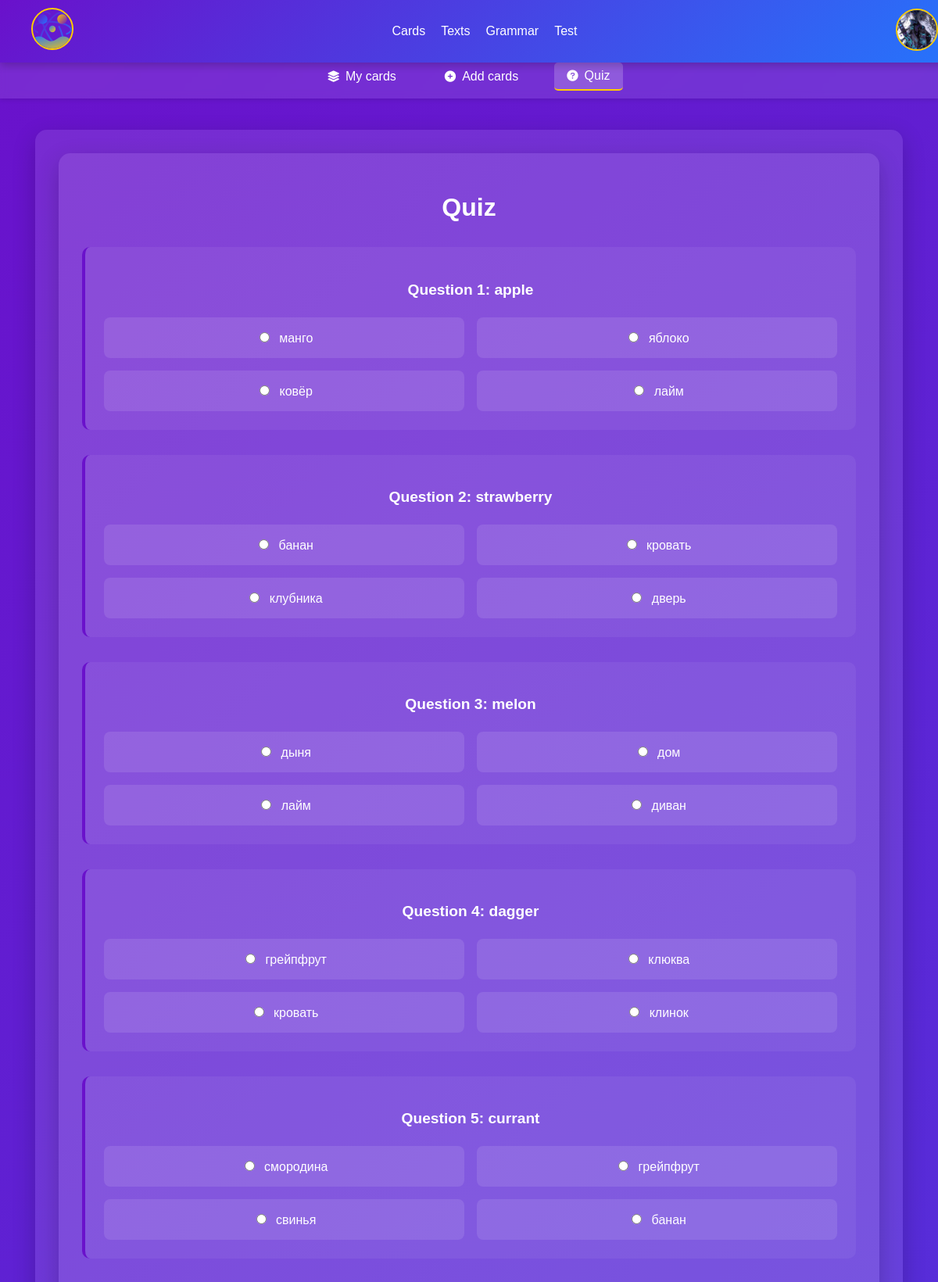
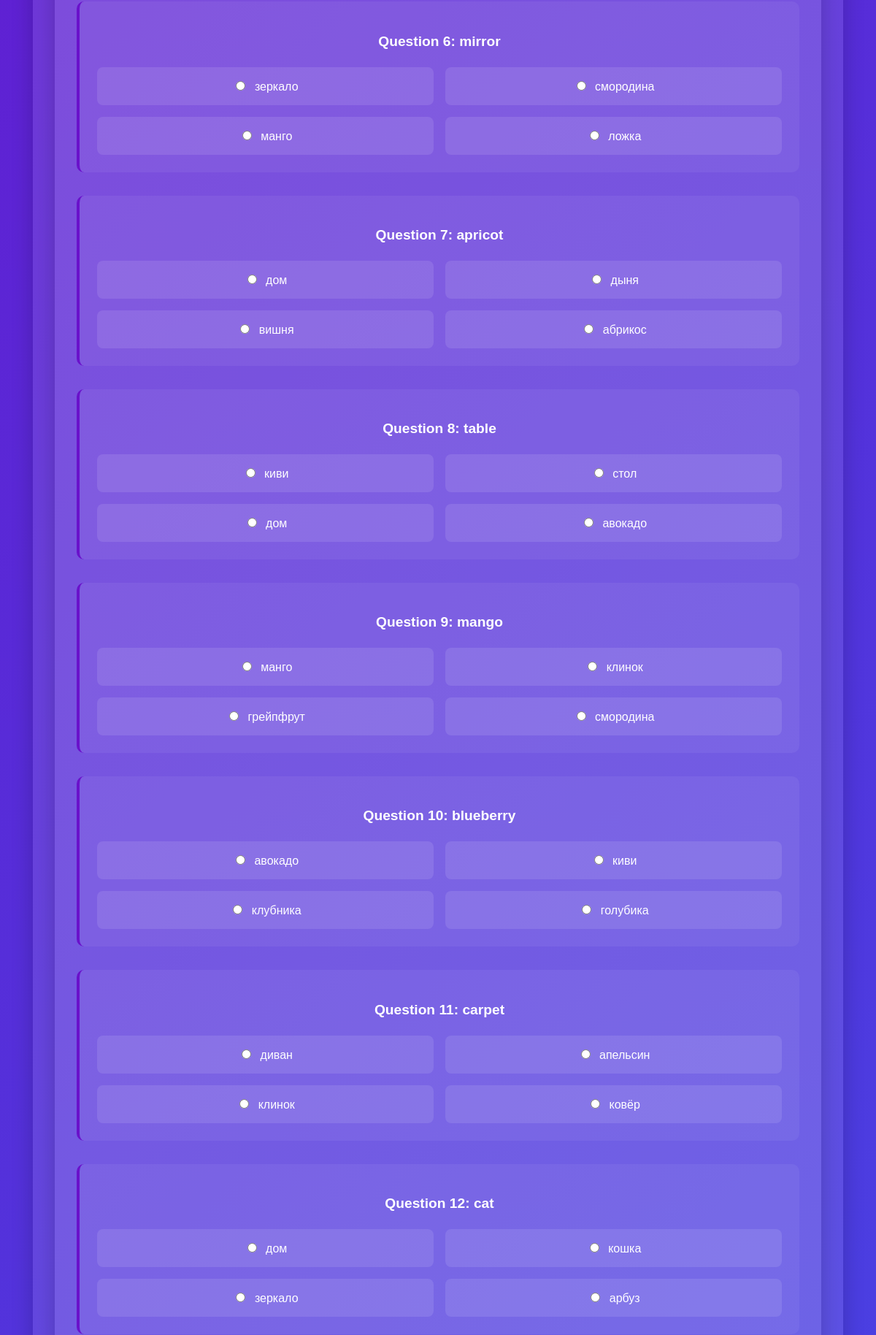
/cards/quiz/test/ (signed in, upper part), run on the app's committed database (2 pictures, top to bottom).
### mainpage/models.py (models this page shows, shortened)
class CustomUser(AbstractBaseUser, PermissionsMixin):
    username = models.CharField(max_length=150, unique=True, db_index=True, null=False)
    email = models.EmailField(unique=True, null=False)
    first_name = models.CharField(max_length=30, blank=True, null=True)
    last_name = models.CharField(max_length=150, blank=True, null=True)
    is_active = models.BooleanField(default=True)
    is_staff = models.BooleanField(default=False)
    date_joined = models.DateTimeField(default=timezone.now)
    last_login = models.DateTimeField(null=True, blank=True)
    groups = models.ManyToManyField(
        Group,
        verbose_name='groups',
        blank=True,
        help_text='The groups this user belongs to.',
        related_name='customuser_set',
        related_query_name='customuser',
    )
    user_permissions = models.ManyToManyField(
        Permission,
        verbose_name='user permissions',
        blank=True,
        help_text='Specific permissions for this user.',
        related_name='customuser_set',
        related_query_name='customuser',
    )
    objects = CustomUserManager()
    USERNAME_FIELD = 'username'
    REQUIRED_FIELDS = ['email']

### profilepage/models.py (models this page shows, shortened)
class Profile(models.Model):
    user = models.OneToOneField(settings.AUTH_USER_MODEL, on_delete=models.CASCADE, related_name='profile')
    username = models.CharField(max_length=150, verbose_name='Username')
    email = models.EmailField(verbose_name='Email')
    first_name = models.CharField(max_length=30, verbose_name='First Name')
    last_name = models.CharField(max_length=150, verbose_name='Last Name')
    words_learned = models.PositiveIntegerField(default=0, verbose_name='Words Learned')
    texts_read = models.PositiveIntegerField(default=0, verbose_name='Texts Read')
    tests_completed = models.PositiveIntegerField(default=0, verbose_name='Tests Completed')
    streak = models.PositiveIntegerField(default=0, verbose_name='Current Streak')
    friends_count = models.PositiveIntegerField(default=0, verbose_name='Friends Count')
    followers_count = models.PositiveIntegerField(default=0, verbose_name='Followers Count')
    avatar = models.ImageField(
        upload_to=avatar_upload_path,
        default='avatars/default_user.png',
        verbose_name='Avatar'
    )
    birth_date = models.DateField(null=True, blank=True, verbose_name='Birth Date')
    study_start_date = models.DateField(auto_now_add=True, verbose_name='Study Start Date', blank=True)
    hide_first_name = models.BooleanField(default=False, verbose_name='Hide First Name')
    hide_last_name = models.BooleanField(default=False, verbose_name='Hide Last Name')
    hide_birth_date = models.BooleanField(default=False, verbose_name='Hide Birth Date')
    bio = models.TextField(max_length=500, blank=True, verbose_name='Biography')
    website = models.URLField(blank=True, verbose_name='Website')
    location = models.CharField(max_length=100, blank=True, verbose_name='Location')

### cardspage/models.py (models this page shows, shortened)
class Card(models.Model):
    user = models.ForeignKey(CustomUser, on_delete=models.CASCADE)
    user_card_id = models.PositiveIntegerField(default=0)
    english_word = models.CharField(max_length=100)
    native_translation = models.CharField(max_length=100)
    category = models.CharField(max_length=50, blank=True, null=True)
    created_at = models.DateTimeField(auto_now_add=True)
    class Meta:
        unique_together = ('user', 'user_card_id')

### cardspage/views.py (the view)
# urls.py: path('quiz/', views.quiz_start, name='quiz_start'),
@login_required
def quiz(request):
    if request.method == 'GET':
        context = QuizService.build_quiz_context(request.user, request.GET)
        return render(request, 'cardspage/quiz.html', context)
    return redirect('quiz_start')

### cardspage/services.py (called while the page is built)
    @staticmethod
    def create_question(card, direction, mode, all_cards):
        question, correct_answer = QuestionBuilder._get_question_data(card, direction)
        if mode == 'spelling':
            return {
                'id': card.id,
                'question': question,
                'correct_answer': correct_answer
            }
        wrong_answers = QuestionBuilder._get_wrong_answers(card, direction, all_cards)
        return {
            'id': card.id,
            'question': question,
            'answers': random.sample(wrong_answers + [correct_answer], len(wrong_answers) + 1),
            'correct_answer': correct_answer
        }

    @staticmethod
    def _get_question_data(card, direction):
        if direction == 'en_to_native':
            return (card.english_word, card.native_translation)
        return (card.native_translation, card.english_word)

    @staticmethod
    def _get_wrong_answers(card, direction, all_cards):
        return [
            c.native_translation if direction == 'en_to_native' else c.english_word
            for c in random.sample([c for c in all_cards if c != card], min(3, len(all_cards) - 1))
        ]

    @staticmethod
    def build_quiz_context(user, get_params):
        params = {
            'direction': get_params.get('direction', 'en_to_native'),
            'category': get_params.get('category'),
            'mode': get_params.get('mode', 'multiple_choice'),
            'limit': QuizService._parse_limit(get_params.get('limit'))
        }
        questions = QuizService._generate_questions(user, **params)
        return {**params, 'questions': questions}

    @staticmethod
    def _parse_limit(limit):
        try:
            return int(limit) if limit and limit != 'all' else None
        except ValueError:
            return None

    @staticmethod
    def _generate_questions(user, direction, category, limit, mode):
        queryset = Card.objects.filter(user=user)
        if category:
            queryset = queryset.filter(category=category)
        cards = list(queryset)
        random.shuffle(cards)
        cards = cards[:limit] if limit else cards
        return [
            QuestionBuilder.create_question(card, direction, mode, cards)
            for card in cards
        ]

### cardspage/templates/cardspage/quiz.html (shortened to what this page needs)
{% extends 'cardspage/cards_base.html' %}
{% load static %}
{% load quiz_tags %}
{% block extra_css %}
<link rel="stylesheet" href="{% static 'style/navbar.css' %}">
<link rel="stylesheet" href="{% static 'style/cards.css' %}">
<link rel="stylesheet" href="{% static 'style/quiz.css' %}">
{% endblock %}
{% block cards_content %}
    <div class="cards-content-wrapper">
            <h1 class="quiz-title">Quiz</h1>
            <form method="post" action="{% url 'quiz_results' %}">
                {% for question in questions %}
                <div class="quiz-question">
                    <h3 class="quiz-question-text">Question {{ forloop.counter }}: {{ question.question }}</h3>
                    {% if mode == "spelling" %}
                        <input type="text" name="question_{{ question.id }}" class="quiz-input" required>
                    {% else %}
                        <div class="quiz-answers-grid">
                            {% for answer in question.answers %}
                            <label class="quiz-answer-label">
                                <input type="radio" name="question_{{ question.id }}" value="{{ answer }}" required class="quiz-answer-input">
                                {{ answer }}
                            </label>
                            {% endfor %}
                        </div>
                    {% endif %}
                </div>
                {% endfor %}
            </form>
        </div>
{% endblock %}

### mainpage/templates/mainpage/navbar.html (shortened to what this page needs)
{% load static %}
<nav class="navbar">
    <div class="navbar-container">
        <div class="navbar-logo">
            <a href="{% url 'home' %}"><img src="{% static 'favicon/logo.svg' %}" id="logo-img"></a>
        </div>
        <div class="navbar-links">
            <a href="{% url 'my_cards' %}" class="navbar-link">Cards</a>
            <a href="#" class="navbar-link">Texts</a>
            <a href="#" class="navbar-link">Grammar</a>
            <a href="#" class="navbar-link">Test</a>
        </div>
        <div class="navbar-auth">
            {% if user.is_authenticated %}
                <div class="avatar-dropdown" id="avatarDropdown">
                    <img src="{{ user.profile.avatar.url }}" alt="User Avatar" class="avatar-img" id="avatar-img">
                </div>
            {% else %}
                <div class="navbar-auth-buttons">
                    <a href="{% url 'login' %}" class="navbar-button">Log In</a>
                    <a href="#" class="settings-icon">⚙️</a>
                </div>
            {% endif %}
        </div>
    </div>
</nav>

### mainpage/static/style/navbar.css (style rules this page uses)
html, body { margin: 0; padding: 0; width: 100%; height: 100%; }
.navbar { background: linear-gradient(135deg, #6a11cb, #2575fc); padding: 10px 20px; box-shadow: 0 4px 10px rgba(0, 0, 0, 0.2); width: 100%; position: fixed; top: 0; left: 0; z-index: 1000; }
.navbar-container { display: flex; justify-content: space-between; align-items: center; max-width: 1200px; margin: 0 auto; padding: 0 20px; }
.navbar-logo a { color: white; font-size: 1.5rem; font-weight: bold; text-decoration: none; }
.navbar-links { display: flex; gap: 20px; }
.navbar-link { color: white; text-decoration: none; font-size: 1rem; font-weight: 500; transition: color 0.3s ease; }
.navbar-auth { display: flex; align-items: center; gap: 10px; }
.avatar-dropdown { position: relative; cursor: pointer; }
#avatar-img, #logo-img { width: 50px; height: 50px; border-radius: 50%; object-fit: cover; border: 2px solid #ffcc00; transition: transform 0.3s ease; }

### cardspage/static/style/cards.css (style rules this page uses)
body { margin: 0; padding: 0; font-family: 'Poppins', sans-serif; background: linear-gradient(135deg, #6a11cb, #2575fc); background-attachment: fixed; background-size: cover; color: white; overflow-x: hidden; min-height: 100vh; }
.cards-content-wrapper { background: rgba(255, 255, 255, 0.1); padding: 30px; border-radius: 15px; box-shadow: 0 10px 30px rgba(0, 0, 0, 0.2); animation: fadeIn 1s ease-in-out; text-align: center; }

### cardspage/static/style/quiz.css (style rules this page uses)
.quiz-title { text-align: center; margin-bottom: 2rem; color: #fff; }
.quiz-question { margin-bottom: 2rem; padding: 1.5rem; background: rgba(255, 255, 255, 0.05); border-radius: 10px; border-left: 4px solid #6a11cb; }
.quiz-question-text { color: #fff; margin-bottom: 1.5rem; font-size: 1.2rem; }
.quiz-answers-grid { display: grid; grid-template-columns: 1fr 1fr; gap: 1rem; }
.quiz-answer-label { display: block; padding: 1rem; background: rgba(255, 255, 255, 0.1); border-radius: 8px; color: #fff; cursor: pointer; transition: background 0.3s; }
.quiz-answer-input { margin-right: 0.5rem; }

### data on the page
CustomUser: profile.avatar (picture)
Card: question "apple", answers "яблоко"
Card: answers "манго" "манго" "манго", question "mango"
Card: answers "ковёр" "ковёр", question "carpet"
Card: answers "лайм" "лайм"
Card: question "strawberry", answers "клубника" "клубника"
Card: answers "банан" "банан"
Card: answers "кровать" "кровать"
Card: answers "дверь"
Card: question "melon", answers "дыня" "дыня"
Card: answers "дом" "дом" "дом" "дом"
Card: answers "диван" "диван"
Card: question "dagger", answers "клинок" "клинок" "клинок"
Card: answers "грейпфрут" "грейпфрут" "грейпфрут"
Card: answers "клюква"
Card: question "currant", answers "смородина" "смородина" "смородина"
Card: answers "свинья"
Card: question "mirror", answers "зеркало" "зеркало"
Card: answers "ложка"
Card: question "apricot", answers "абрикос"
Card: answers "вишня"
Card: question "table", answers "стол"
Card: answers "киви" "киви"
Card: answers "авокадо" "авокадо"
Card: question "blueberry", answers "голубика"
Card: answers "апельсин"
Card: question "cat", answers "кошка"
Card: answers "арбуз"
